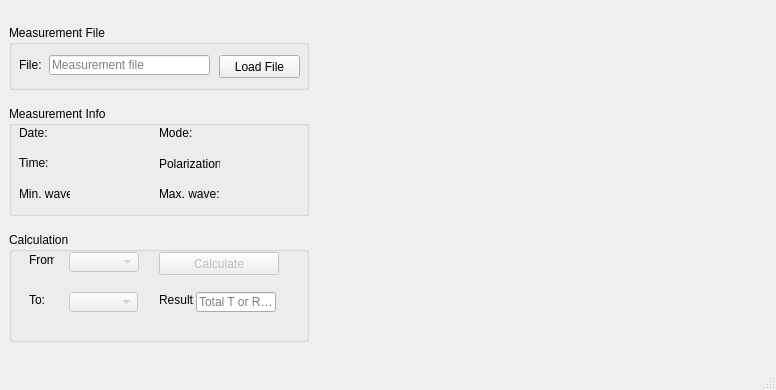
<?xml version="1.0" encoding="UTF-8"?>
<ui version="4.0">
 <class>MainWindow</class>
 <widget class="QMainWindow" name="MainWindow">
  <property name="geometry">
   <rect>
    <x>0</x>
    <y>0</y>
    <width>776</width>
    <height>388</height>
   </rect>
  </property>
  <property name="windowTitle">
   <string>MainWindow</string>
  </property>
  <widget class="QWidget" name="centralwidget">
   <layout class="QHBoxLayout" name="horizontalLayout">
    <item>
     <layout class="QVBoxLayout" name="verticalLayout">
      <property name="spacing">
       <number>0</number>
      </property>
      <item>
       <widget class="QGroupBox" name="groupBox_3">
        <property name="sizePolicy">
         <sizepolicy hsizetype="Ignored" vsizetype="Ignored">
          <horstretch>0</horstretch>
          <verstretch>0</verstretch>
         </sizepolicy>
        </property>
        <property name="minimumSize">
         <size>
          <width>300</width>
          <height>65</height>
         </size>
        </property>
        <property name="maximumSize">
         <size>
          <width>300</width>
          <height>65</height>
         </size>
        </property>
        <property name="title">
         <string>Measurement File</string>
        </property>
        <widget class="QLabel" name="label">
         <property name="geometry">
          <rect>
           <x>10</x>
           <y>30</y>
           <width>31</width>
           <height>20</height>
          </rect>
         </property>
         <property name="text">
          <string>File:</string>
         </property>
        </widget>
        <widget class="QLineEdit" name="lineEdit">
         <property name="geometry">
          <rect>
           <x>40</x>
           <y>30</y>
           <width>161</width>
           <height>20</height>
          </rect>
         </property>
         <property name="readOnly">
          <bool>true</bool>
         </property>
         <property name="placeholderText">
          <string>Measurement file </string>
         </property>
        </widget>
        <widget class="QPushButton" name="pushButton">
         <property name="geometry">
          <rect>
           <x>210</x>
           <y>30</y>
           <width>81</width>
           <height>23</height>
          </rect>
         </property>
         <property name="text">
          <string>Load File</string>
         </property>
        </widget>
       </widget>
      </item>
      <item>
       <widget class="QGroupBox" name="groupBox">
        <property name="sizePolicy">
         <sizepolicy hsizetype="Ignored" vsizetype="Ignored">
          <horstretch>0</horstretch>
          <verstretch>0</verstretch>
         </sizepolicy>
        </property>
        <property name="minimumSize">
         <size>
          <width>300</width>
          <height>110</height>
         </size>
        </property>
        <property name="maximumSize">
         <size>
          <width>300</width>
          <height>110</height>
         </size>
        </property>
        <property name="title">
         <string>Measurement Info</string>
        </property>
        <widget class="QLabel" name="label_2">
         <property name="geometry">
          <rect>
           <x>10</x>
           <y>20</y>
           <width>47</width>
           <height>13</height>
          </rect>
         </property>
         <property name="text">
          <string>Date:</string>
         </property>
        </widget>
        <widget class="QLabel" name="label_3">
         <property name="geometry">
          <rect>
           <x>10</x>
           <y>50</y>
           <width>47</width>
           <height>13</height>
          </rect>
         </property>
         <property name="text">
          <string>Time:</string>
         </property>
        </widget>
        <widget class="QLabel" name="label_4">
         <property name="geometry">
          <rect>
           <x>150</x>
           <y>20</y>
           <width>47</width>
           <height>13</height>
          </rect>
         </property>
         <property name="text">
          <string>Mode:</string>
         </property>
        </widget>
        <widget class="QLabel" name="label_5">
         <property name="geometry">
          <rect>
           <x>150</x>
           <y>50</y>
           <width>61</width>
           <height>16</height>
          </rect>
         </property>
         <property name="text">
          <string>Polarization:</string>
         </property>
        </widget>
        <widget class="QLabel" name="label_6">
         <property name="geometry">
          <rect>
           <x>10</x>
           <y>80</y>
           <width>51</width>
           <height>16</height>
          </rect>
         </property>
         <property name="text">
          <string>Min. wave:</string>
         </property>
        </widget>
        <widget class="QLabel" name="label_7">
         <property name="geometry">
          <rect>
           <x>150</x>
           <y>80</y>
           <width>61</width>
           <height>16</height>
          </rect>
         </property>
         <property name="text">
          <string>Max. wave:</string>
         </property>
        </widget>
       </widget>
      </item>
      <item>
       <widget class="QGroupBox" name="groupBox_2">
        <property name="sizePolicy">
         <sizepolicy hsizetype="Minimum" vsizetype="Minimum">
          <horstretch>0</horstretch>
          <verstretch>0</verstretch>
         </sizepolicy>
        </property>
        <property name="minimumSize">
         <size>
          <width>300</width>
          <height>110</height>
         </size>
        </property>
        <property name="maximumSize">
         <size>
          <width>300</width>
          <height>110</height>
         </size>
        </property>
        <property name="title">
         <string>Calculation</string>
        </property>
        <widget class="QLabel" name="label_8">
         <property name="geometry">
          <rect>
           <x>20</x>
           <y>20</y>
           <width>25</width>
           <height>15</height>
          </rect>
         </property>
         <property name="sizePolicy">
          <sizepolicy hsizetype="Fixed" vsizetype="Preferred">
           <horstretch>0</horstretch>
           <verstretch>0</verstretch>
          </sizepolicy>
         </property>
         <property name="text">
          <string>From:</string>
         </property>
        </widget>
        <widget class="QLabel" name="label_9">
         <property name="geometry">
          <rect>
           <x>20</x>
           <y>60</y>
           <width>16</width>
           <height>16</height>
          </rect>
         </property>
         <property name="sizePolicy">
          <sizepolicy hsizetype="Fixed" vsizetype="Fixed">
           <horstretch>0</horstretch>
           <verstretch>0</verstretch>
          </sizepolicy>
         </property>
         <property name="text">
          <string>To:</string>
         </property>
        </widget>
        <widget class="QPushButton" name="pushButton_2">
         <property name="enabled">
          <bool>false</bool>
         </property>
         <property name="geometry">
          <rect>
           <x>150</x>
           <y>20</y>
           <width>120</width>
           <height>23</height>
          </rect>
         </property>
         <property name="sizePolicy">
          <sizepolicy hsizetype="Fixed" vsizetype="Fixed">
           <horstretch>0</horstretch>
           <verstretch>0</verstretch>
          </sizepolicy>
         </property>
         <property name="text">
          <string>Calculate</string>
         </property>
        </widget>
        <widget class="QLineEdit" name="lineEdit_3">
         <property name="geometry">
          <rect>
           <x>187</x>
           <y>60</y>
           <width>80</width>
           <height>20</height>
          </rect>
         </property>
         <property name="sizePolicy">
          <sizepolicy hsizetype="Fixed" vsizetype="Fixed">
           <horstretch>0</horstretch>
           <verstretch>0</verstretch>
          </sizepolicy>
         </property>
         <property name="text">
          <string extracomment="Result"/>
         </property>
         <property name="readOnly">
          <bool>true</bool>
         </property>
         <property name="placeholderText">
          <string>Total T or R, %</string>
         </property>
        </widget>
        <widget class="QLabel" name="label_10">
         <property name="geometry">
          <rect>
           <x>150</x>
           <y>60</y>
           <width>35</width>
           <height>15</height>
          </rect>
         </property>
         <property name="sizePolicy">
          <sizepolicy hsizetype="Fixed" vsizetype="Fixed">
           <horstretch>0</horstretch>
           <verstretch>0</verstretch>
          </sizepolicy>
         </property>
         <property name="text">
          <string>Result:</string>
         </property>
        </widget>
        <widget class="QComboBox" name="comboBox">
         <property name="enabled">
          <bool>false</bool>
         </property>
         <property name="geometry">
          <rect>
           <x>60</x>
           <y>20</y>
           <width>70</width>
           <height>20</height>
          </rect>
         </property>
         <property name="sizePolicy">
          <sizepolicy hsizetype="Fixed" vsizetype="Fixed">
           <horstretch>0</horstretch>
           <verstretch>0</verstretch>
          </sizepolicy>
         </property>
        </widget>
        <widget class="QComboBox" name="comboBox_2">
         <property name="enabled">
          <bool>false</bool>
         </property>
         <property name="geometry">
          <rect>
           <x>60</x>
           <y>60</y>
           <width>69</width>
           <height>20</height>
          </rect>
         </property>
         <property name="sizePolicy">
          <sizepolicy hsizetype="Fixed" vsizetype="Fixed">
           <horstretch>0</horstretch>
           <verstretch>0</verstretch>
          </sizepolicy>
         </property>
        </widget>
       </widget>
      </item>
     </layout>
    </item>
    <item>
     <widget class="QWidget" name="PlotWidget" native="true">
      <property name="sizePolicy">
       <sizepolicy hsizetype="Expanding" vsizetype="Expanding">
        <horstretch>0</horstretch>
        <verstretch>0</verstretch>
       </sizepolicy>
      </property>
      <property name="minimumSize">
       <size>
        <width>450</width>
        <height>350</height>
       </size>
      </property>
     </widget>
    </item>
   </layout>
  </widget>
  <widget class="QStatusBar" name="statusbar"/>
 </widget>
 <resources/>
 <connections/>
</ui>
